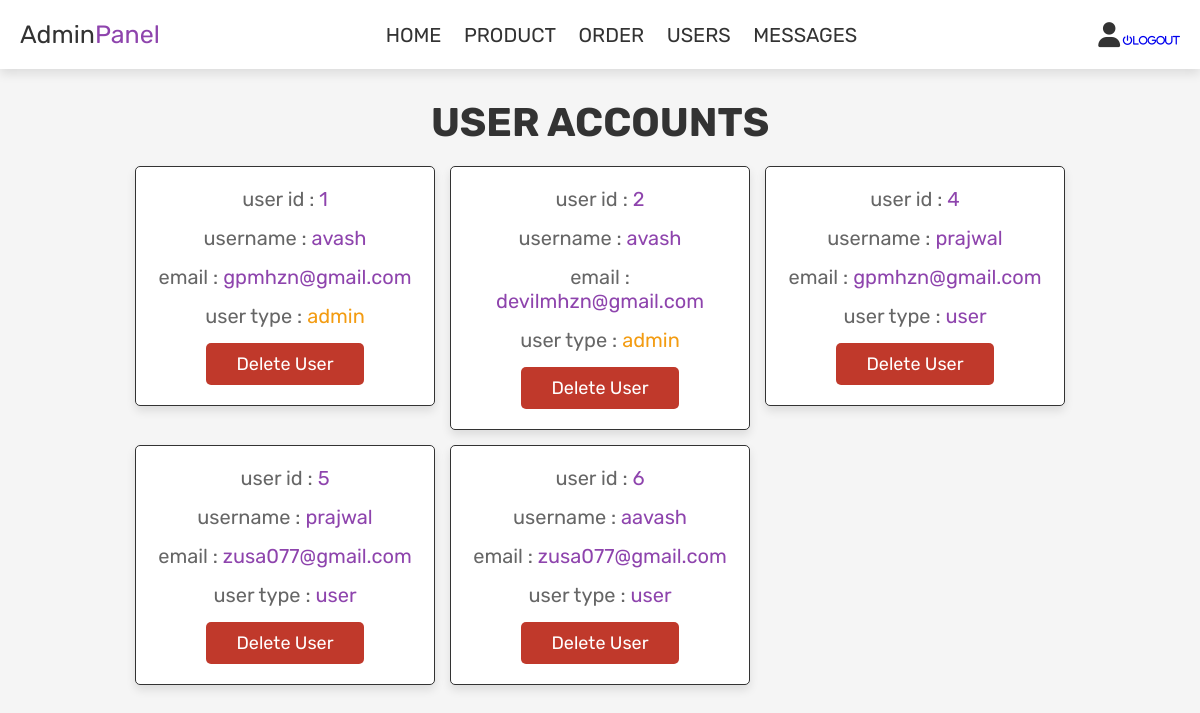
Page /esewa/admin_users.php (signed in) on the committed database.
### tables this page shows
CREATE TABLE `users` (
  `id` int(100) NOT NULL,
  `name` varchar(100) NOT NULL,
  `email` varchar(200) NOT NULL,
  `password` varchar(500) NOT NULL,
  `user_type` varchar(100) NOT NULL
);

### esewa/admin_users.php (the view, shortened to what this page needs)
<?php
include 'connection.php';
?>
<!DOCTYPE html>
<html lang="en">
<head>
   <link rel="stylesheet" href="https://cdnjs.cloudflare.com/ajax/libs/font-awesome/6.0.0/css/all.min.css">
   <link rel="stylesheet" href="css/admin_style.css">
</head>
<body>
<?php include 'admin_header.php'; ?>
<section class="users">
   <h1 class="title"> user accounts </h1>
   <div class="box-container">
      <?php
         $select_users = mysqli_query($conn, "SELECT * FROM `users`") or die('query failed');
         while($fetch_users = mysqli_fetch_assoc($select_users)){
      ?>
      <div class="box">
         <p> user id : <span><?php echo $fetch_users['id']; ?></span> </p>
         <p> username : <span><?php echo $fetch_users['name']; ?></span> </p>
         <p> email : <span><?php echo $fetch_users['email']; ?></span> </p>
         <p> user type : <span style="color:<?php if($fetch_users['user_type'] == 'admin'){ echo 'var(--orange)'; } ?>"><?php echo $fetch_users['user_type']; ?></span> </p>
         <a href="admin_users.php?delete=<?php echo $fetch_users['id']; ?>" onclick="return confirm('delete this user?');" class="delete-btn">delete user</a>
      </div>
      <?php
         };
      ?>
   </div>
</section>
</body>
</html>

### esewa/css/admin_style.css (style rules this page uses)
:root { --purple:#8e44ad; --red:#c0392b; --orange:#f39c12; --black:#333; --white:#fff; --light-color:#666; --light-white:#ccc; --light-bg:#f5f5f5; --border:.1rem solid var(--black); --box-shadow:0 .5rem 1rem rgba(0,0,0,.1); }
* { font-family: 'Rubik', sans-serif; margin:0; padding:0; box-sizing: border-box; outline: none; border:none; text-decoration: none; transition:all .2s linear; }
html { font-size: 62.5%; overflow-x: hidden; }
body { background-color: var(--light-bg); }
section { padding:3rem 2rem; }
.title { text-align: center; margin-bottom: 2rem; text-transform: uppercase; color:var(--black); font-size: 4rem; }
.btn, .option-btn, .delete-btn, .white-btn { display: inline-block; margin-top: 1rem; padding:1rem 3rem; cursor: pointer; color:var(--white); font-size: 1.8rem; border-radius: .5rem; text-transform: capitalize; }
.delete-btn { background-color: var(--red); }
.users .box-container { display: grid; grid-template-columns: repeat(auto-fit, 30rem); justify-content: center; gap:1.5rem; max-width: 1200px; margin:0 auto; align-items: flex-start; }
.users .box-container .box { background-color: var(--white); padding:2rem; border:var(--border); box-shadow: var(--box-shadow); border-radius: .5rem; text-align: center; }
.users .box-container .box p { padding-bottom: 1.5rem; font-size: 2rem; color:var(--light-color); }
.users .box-container .box p span { color:var(--purple); }
.users .box-container .box .delete-btn { margin-top: 0; }

### rows in the picture
users: id "1", name "avash", email "gpmhzn@gmail.com", user_type "admin"
users: id "2", name "avash", email "devilmhzn@gmail.com", user_type "admin"
users: id "4", name "prajwal", email "gpmhzn@gmail.com", user_type "user"
users: id "5", name "prajwal", email "zusa077@gmail.com", user_type "user"
users: id "6", name "aavash", email "zusa077@gmail.com", user_type "user"
